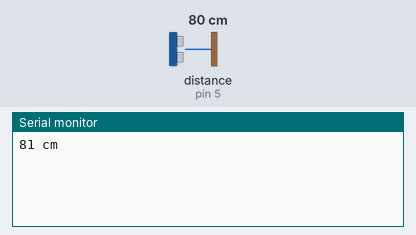
This sketch was run on a simulated Arduino Uno, built with avr-gcc and run on an emulated ATmega328P. Shown: the last lines printed to the serial monitor. The test bench sets the inputs (shaded band); at power-on: distance to the obstacle (sensor on pin 5) 80 cm.

Above: at 1.8 s.
1.9 s: distance to the obstacle (sensor on pin 5) set to 197 cm
At 2.4 s:
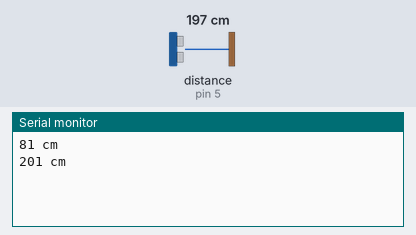
3.4 s: distance to the obstacle (sensor on pin 5) set to 206 cm
At 4.8 s:
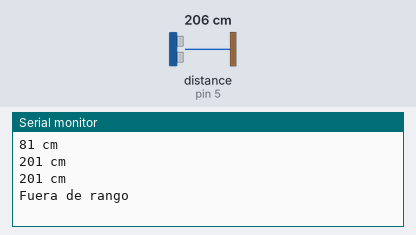

Measured:
- the behaviour switches between 200 and 201 cm on distance to the obstacle (sensor on pin 5) (found by bisection; images 1 and 2)
- after the input at 1.9 s, the serial monitor: prints a new line after 0.12 s (image 1)
- after the input at 3.4 s, the serial monitor: prints a new line after 0.64 s (image 2)

The sketch:

TestUnitariSensorUltrasons.ino
```cpp
#include <NewPing.h>
long nextMillisSENSOR = 1000;
const int UltrasonicPin = 5;
const int MaxDistance = 200;
const int alarmaSensor = 7;
NewPing sonar(UltrasonicPin, UltrasonicPin, MaxDistance);

int obtenerDistancia() {
  int distancia = sonar.ping_cm();
  return distancia;
}

void mostrarDistancia(int distancia) {
  if (distancia == 0){
    Serial.println("Fuera de rango");
    digitalWrite(alarmaSensor, HIGH);
    delay(500);
    digitalWrite(alarmaSensor, LOW);
    delay(500);
  }
  else{
    Serial.print(distancia);
    Serial.println(" cm");
  }
}

void setup() {
  Serial.begin(9600);
  nextMillisSENSOR = millis() + 1000;
  pinMode (alarmaSensor, OUTPUT);
}

void loop() {
  if (millis() >= nextMillisSENSOR){
    int distancia = obtenerDistancia();
    mostrarDistancia(distancia);
    nextMillisSENSOR = millis() + 1000;
  }
}
```
